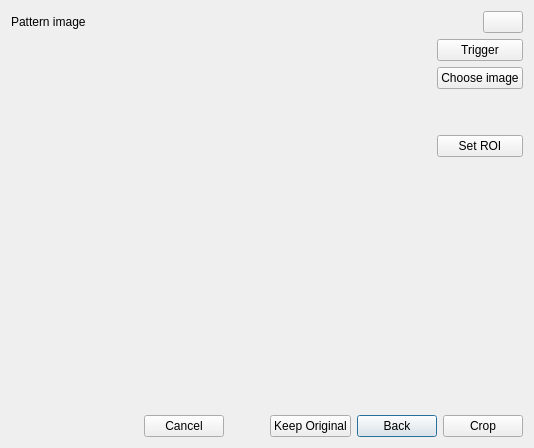
<?xml version="1.0" encoding="UTF-8"?>
<ui version="4.0">
 <class>AddPatternImageDialog</class>
 <widget class="QDialog" name="AddPatternImageDialog">
  <property name="geometry">
   <rect>
    <x>0</x>
    <y>0</y>
    <width>534</width>
    <height>448</height>
   </rect>
  </property>
  <property name="windowTitle">
   <string>Dialog</string>
  </property>
  <layout class="QVBoxLayout" name="verticalLayout_2" stretch="0,1,0">
   <item>
    <layout class="QHBoxLayout" name="horizontalLayout_3" stretch="1,0">
     <item>
      <widget class="QLabel" name="label_title">
       <property name="text">
        <string>Pattern image</string>
       </property>
      </widget>
     </item>
     <item>
      <widget class="LampButton" name="lamp_camera_connection">
       <property name="focusPolicy">
        <enum>Qt::FocusPolicy::NoFocus</enum>
       </property>
       <property name="text">
        <string/>
       </property>
      </widget>
     </item>
    </layout>
   </item>
   <item>
    <layout class="QHBoxLayout" name="horizontalLayout_2" stretch="0,0">
     <item>
      <widget class="QStackedWidget" name="stack_wg"/>
     </item>
     <item>
      <layout class="QVBoxLayout" name="verticalLayout">
       <item>
        <widget class="QPushButton" name="btn_trigger">
         <property name="focusPolicy">
          <enum>Qt::FocusPolicy::NoFocus</enum>
         </property>
         <property name="text">
          <string>Trigger</string>
         </property>
        </widget>
       </item>
       <item>
        <widget class="QPushButton" name="btn_choose_image">
         <property name="focusPolicy">
          <enum>Qt::FocusPolicy::NoFocus</enum>
         </property>
         <property name="text">
          <string>Choose image</string>
         </property>
        </widget>
       </item>
       <item>
        <spacer name="verticalSpacer">
         <property name="orientation">
          <enum>Qt::Orientation::Vertical</enum>
         </property>
         <property name="sizeType">
          <enum>QSizePolicy::Policy::Fixed</enum>
         </property>
         <property name="sizeHint" stdset="0">
          <size>
           <width>20</width>
           <height>40</height>
          </size>
         </property>
        </spacer>
       </item>
       <item>
        <widget class="QPushButton" name="btn_set_roi">
         <property name="focusPolicy">
          <enum>Qt::FocusPolicy::NoFocus</enum>
         </property>
         <property name="text">
          <string>Set ROI</string>
         </property>
        </widget>
       </item>
       <item>
        <spacer name="verticalSpacer_2">
         <property name="orientation">
          <enum>Qt::Orientation::Vertical</enum>
         </property>
         <property name="sizeHint" stdset="0">
          <size>
           <width>20</width>
           <height>40</height>
          </size>
         </property>
        </spacer>
       </item>
      </layout>
     </item>
    </layout>
   </item>
   <item>
    <layout class="QHBoxLayout" name="horizontalLayout" stretch="10,1,0,1,0,1">
     <item>
      <spacer name="horizontalSpacer">
       <property name="orientation">
        <enum>Qt::Orientation::Horizontal</enum>
       </property>
       <property name="sizeHint" stdset="0">
        <size>
         <width>40</width>
         <height>20</height>
        </size>
       </property>
      </spacer>
     </item>
     <item>
      <widget class="QPushButton" name="btn_cancel">
       <property name="focusPolicy">
        <enum>Qt::FocusPolicy::NoFocus</enum>
       </property>
       <property name="text">
        <string>Cancel</string>
       </property>
      </widget>
     </item>
     <item>
      <spacer name="horizontalSpacer_2">
       <property name="orientation">
        <enum>Qt::Orientation::Horizontal</enum>
       </property>
       <property name="sizeHint" stdset="0">
        <size>
         <width>40</width>
         <height>20</height>
        </size>
       </property>
      </spacer>
     </item>
     <item>
      <widget class="QPushButton" name="btn_no_crop">
       <property name="focusPolicy">
        <enum>Qt::FocusPolicy::NoFocus</enum>
       </property>
       <property name="text">
        <string>Keep Original</string>
       </property>
      </widget>
     </item>
     <item>
      <widget class="QPushButton" name="btn_back">
       <property name="text">
        <string>Back</string>
       </property>
      </widget>
     </item>
     <item>
      <widget class="QPushButton" name="btn_crop">
       <property name="focusPolicy">
        <enum>Qt::FocusPolicy::NoFocus</enum>
       </property>
       <property name="text">
        <string>Crop</string>
       </property>
      </widget>
     </item>
    </layout>
   </item>
  </layout>
 </widget>
 <customwidgets>
  <customwidget>
   <class>LampButton</class>
   <extends>QPushButton</extends>
   <header location="global">src/widgets/lamp_button.h</header>
  </customwidget>
 </customwidgets>
 <resources/>
 <connections/>
</ui>
